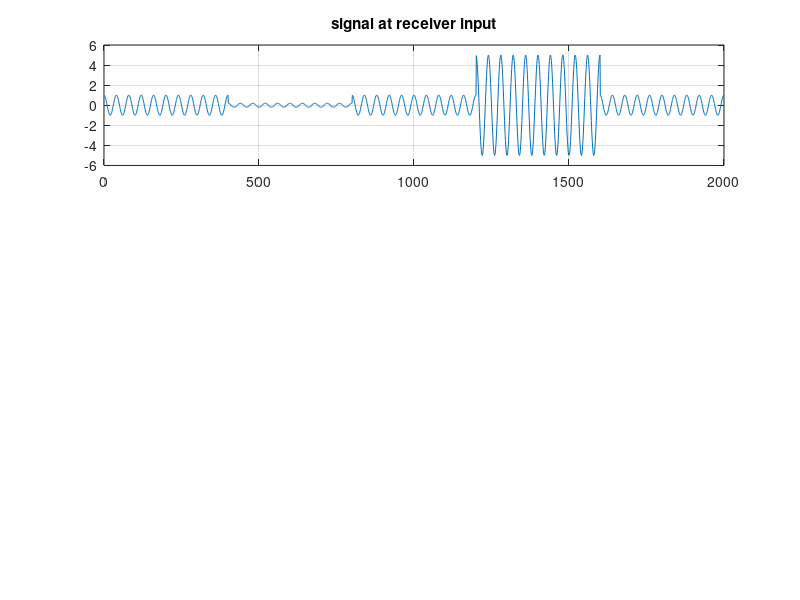

Recreate this plot in MATLAB. (Note: this script raises an error after producing the figure.)
A=[ones(400,1);ones(400,1)*0.2;ones(400,1);5*ones(400,1);ones(400,1)];
Xin=A.*exp(1i*(pi/20)*(1:2000)');
figure;
grid on;
subplot(3,1,1);
plot(real(Xin));
title('signal at receiver input')
grid on;
[Yo,g]=agc(Xin,0.05);
subplot(3,1,2);
plot(real(Yo));
title('Output of the AGC loop')
grid on;
subplot(3,1,3);
plot(g);
title('AGC loop gain');
grid on;
